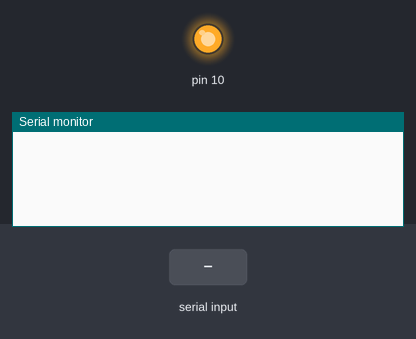
Bench run of a sketch on a simulated Arduino Uno, built with avr-gcc and run on an emulated ATmega328P. On the bench: output pins drawn as LEDs (lit = HIGH), the last lines printed to the serial monitor. The test bench sets the inputs (shaded band). Pins used as bus, display or sensor lines are not drawn.

Above: at 1.2 s.
1.3 s: "i" received over Serial
At 2.9 s:
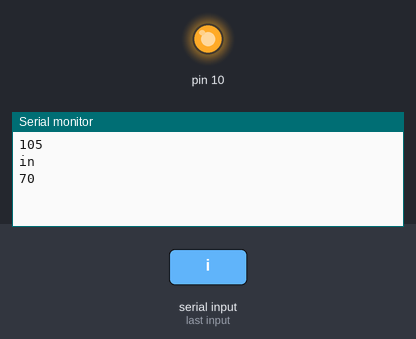
At 5.5 s:
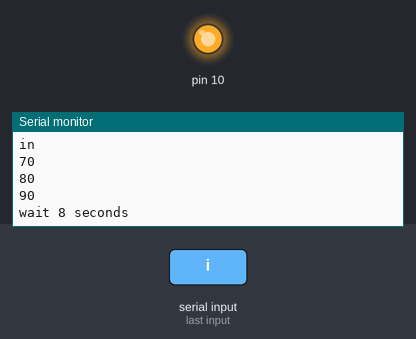
Timing chart, 0 to 7.0 s (numbered marks = the images above; inputs shaded):
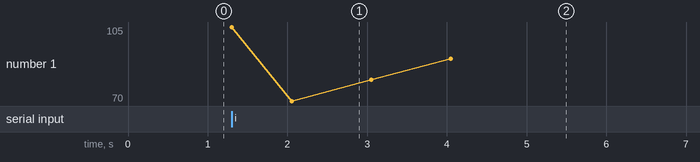

Measured:
- after the input at 1.3 s, the serial monitor: prints a new line at once (image 1)

The sketch:

try1Demo_throttle_break.ino
```cpp
#include <SPI.h>
#include <Servo.h>

Servo myservo;

//pins
const int ledPin = 13;
const int CS = 15;

int throttle_val;
byte address = 0x00;
int incomingByte; //user input
int input; //case for switch statment to select which pot to use and what to set the motor to


void setup() {
  pinMode (CS, OUTPUT);
  SPI.begin();
  Serial.begin(9600);
  throttle_val = 70;
  digitalPotWrite(throttle_val);
}

int digitalPotWrite(int value)
{
  digitalWrite(CS, LOW);
  SPI.transfer(address);
  SPI.transfer(value);
  digitalWrite(CS, HIGH);
}

void brakeOn() {
  myservo.write(135); // turns on one direction
  delay(1000);
  myservo.write(91); //stop motor
}

void brakeOff() {
  myservo.write(46); //turn the pther direction
  delay(750);
  myservo.write(91); //stop
}

void loop(){
   if (Serial.available() > 0) {
    incomingByte = Serial.read();
    Serial.println(incomingByte);
    if (incomingByte == 'i'){  //whenever it receives command i do the Demo
      Serial.println("in");
      int i;
      brakeOff(); //liberate break
      //increase velocity three times to get to a relatively slow velocity
      for (i=0; i< 3; i++){
        Serial.println(throttle_val);
        if (throttle_val < 0) {
          throttle_val = 0;
        }
        else if (throttle_val >= 118){
          throttle_val = 128;
        }
        else {
          throttle_val += 10;
        }
        digitalPotWrite(throttle_val);
        delay(1000);
      }
      Serial.println("wait 8 seconds");
      delay(8000);
      throttle_val = 50;
      digitalPotWrite(throttle_val);
      brakeOn();
      myservo.write(91);
      Serial.println(throttle_val);
      Serial.write('n');
    }
  }
}
```
